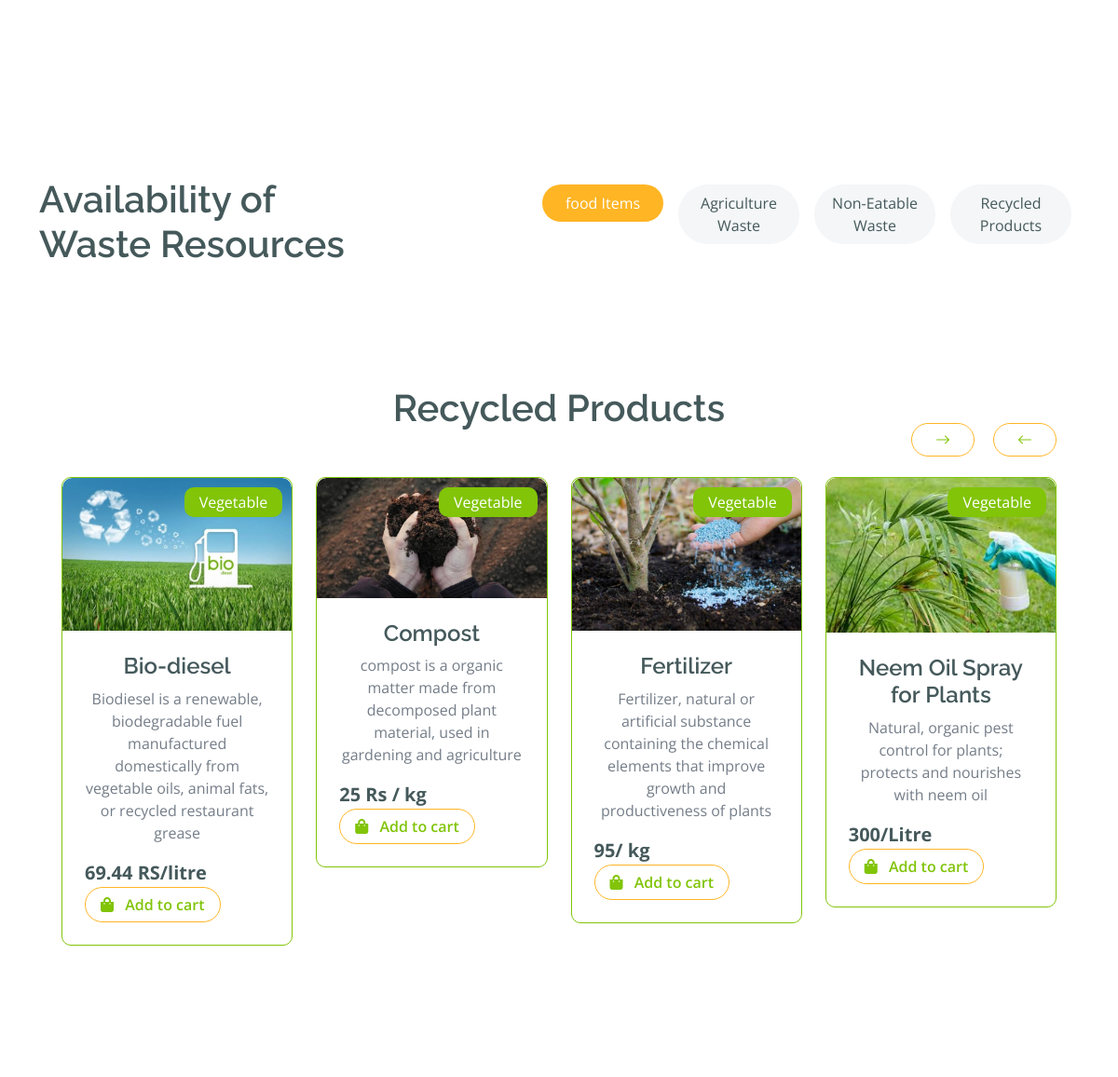
The app's page / (middle part), older data.
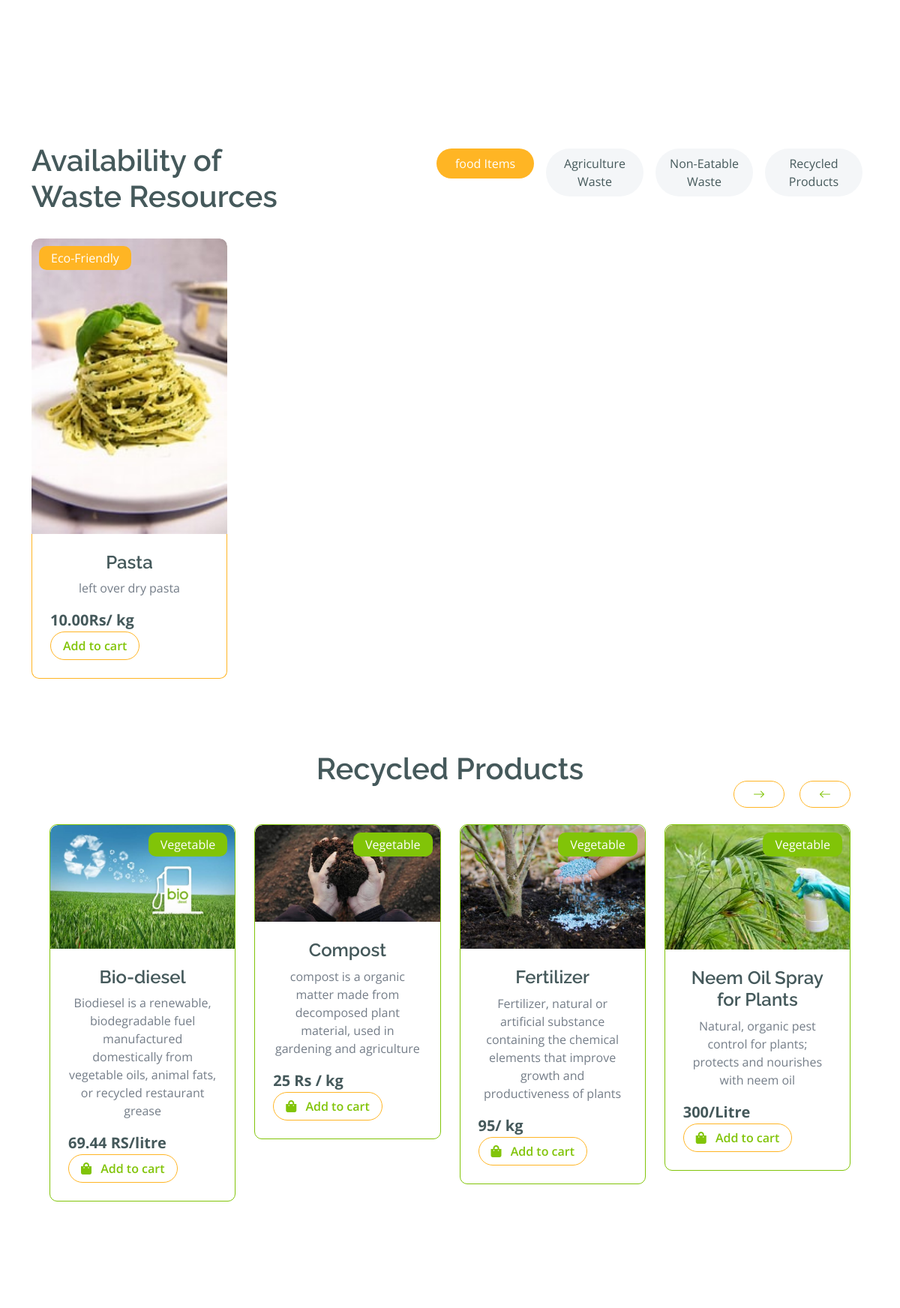
The same page, newer data.
### products/models.py (models this page shows, shortened)
class Category(models.Model):
  Name = models.CharField(max_length=255)

class Product(models.Model):
  Name = models.CharField(max_length=255)
  Description = models.TextField(blank=True)
  Price = models.CharField(max_length=10)
  Category = models.ForeignKey(Category, on_delete=models.CASCADE)
  Image = models.ImageField(upload_to='products/', blank=True)

### products/views.py (the view)
# urls.py: path('', products_views.index, name="index"),
def index(request):
    categories = Category.objects.all()
    products_by_category = {}
    for category in categories:
        products = Product.objects.filter(Category=category)
        products_by_category[category.Name] = products
    context = {
        'categories': categories,
        'products_by_category': products_by_category
    }
    return render(request,'index.html', context)

### templates/index.html (shortened to what this page needs)
{%extends 'base.html'%}
{% load static %}
{% load mathfilters %}
{% load custom_filters %}
{%block content%}
    <div class="container-fluid featurs py-5">
        <div class="container py-5">
        </div>
    </div>
    <div class="container-fluid fruite py-5">
        <div class="container py-5">
            <div class="tab-class text-center">
                <div class="row g-4">
                    <div class="col-lg-4 text-start">
                        <h1>Availability of Waste Resources</h1>
                    </div>
                    <div class="col-lg-8 text-end">
                        <ul class="nav nav-pills d-inline-flex text-center mb-5">
                            {% for i in categories %}
                            <li class="nav-item">
                                <a class="d-flex m-2 py-2 bg-light rounded-pill {% if i.id == 1 %}active{% endif %}" data-bs-toggle="pill"
                                    href="#tab-{{i.id}}">
                                    <span class="text-dark" style="width: 130px;">{{i.Name}} </span>
                                </a>
                            </li>
                            {% endfor%}
                        </ul>
                    </div>
                </div>
    <div class="tab-content">
        {% for category in categories %}
        <div id="tab-{{ category.id }}" class="tab-pane fade show p-0 {% if category.id == 1 %} active {% endif %}">
            <div class="row g-4">
                <div class="col-lg-12">
                    <div class="row g-4">
                        {% for cat_name, products in products_by_category.items %}
                        {% if cat_name == category.Name %}
                            {% for product in products %}
                            <div class="col-md-6 col-lg-4 col-xl-3">
                                <div class="rounded position-relative fruite-item">
                                    <div class="fruite-img">
                                        <img src="{{ product.Image.url }}" class="img-fluid w-100 rounded-top" alt="">
                                    </div>
                                    <div class="text-white bg-secondary px-3 py-1 rounded position-absolute" style="top: 10px; left: 10px;">
                                        Eco-Friendly
                                    </div>
                                    <div class="p-4 border border-secondary border-top-0 rounded-bottom">
                                        <h4>{{ product.Name }}</h4>
                                        <p>{{ product.Description }}</p>
                                        <div class="d-flex justify-content-between flex-lg-wrap">
                                            <p class="text-dark fs-5 fw-bold mb-0">{{ product.Price }}Rs/ kg</p>
                                            <button class="add-to-cart btn border border-secondary rounded-pill px-3 text-primary" class="add-to-cart" data-product-id="{{ product.id }}">
                                                {% comment %} <i class="fa fa-shopping-bag me-2 text-primary"></i>{% endcomment %} Add to cart
                                            </button>
                                        </div>
                                    </div>
                                </div>
                            </div>
                            {% endfor %}
                        {% endif %}
                        {% empty %}
                        No items to display
                        {% endfor %}
                    </div>
                </div>
            </div>
        </div>
        {% endfor %}
    </div>
</body>
</html>
    <div class="container-fluid vesitable py-5">
        <div class="container py-5">
            <h1 class="mb-0">Recycled Products</h1>
            <div class="owl-carousel vegetable-carousel justify-content-center">
                <div class="border border-primary rounded position-relative vesitable-item">
                    <div class="vesitable-img">
                        <img src="{% static 'img/bio.jpg' %}" class="img-fluid w-100 rounded-top" alt="">
                    </div>
                    <div class="text-white bg-primary px-3 py-1 rounded position-absolute"
                        style="top: 10px; right: 10px;">Vegetable</div>
                    <div class="p-4 rounded-bottom">
                        <h4>Bio-diesel</h4>
                        <p>Biodiesel is a renewable, biodegradable fuel manufactured domestically from vegetable oils,
                            animal fats, or recycled restaurant grease</p>
                        <div class="d-flex justify-content-between flex-lg-wrap">
                            <p class="text-dark fs-5 fw-bold mb-0">69.44 RS/litre</p>
                            <a href="#" class="btn border border-secondary rounded-pill px-3 text-primary"><i
                                    class="fa fa-shopping-bag me-2 text-primary"></i> Add to cart</a>
                        </div>
                    </div>
                </div>
                <div class="border border-primary rounded position-relative vesitable-item">
                    <div class="vesitable-img">
                        <img src="{% static 'img/compo.jpg' %}" class="img-fluid w-100 rounded-top" alt="">
                    </div>
                    <div class="text-white bg-primary px-3 py-1 rounded position-absolute"
                        style="top: 10px; right: 10px;">Vegetable</div>
                    <div class="p-4 rounded-bottom">
                        <h4>Compost</h4>
                        <p>compost is a organic matter made from decomposed plant material, used in gardening and
                            agriculture</p>
                        <div class="d-flex justify-content-between flex-lg-wrap">
                            <p class="text-dark fs-5 fw-bold mb-0">25 Rs / kg</p>
                            <a href="#" class="btn border border-secondary rounded-pill px-3 text-primary"><i
                                    class="fa fa-shopping-bag me-2 text-primary"></i> Add to cart</a>
                        </div>
                    </div>
                </div>
                <div class="border border-primary rounded position-relative vesitable-item">
                    <div class="vesitable-img">
                        <img src="{% static 'img/ferti1.jpg' %}" class="img-fluid w-100 rounded-top bg-light" alt="">
                    </div>
                    <div class="text-white bg-primary px-3 py-1 rounded position-absolute"
                        style="top: 10px; right: 10px;">Vegetable</div>
                    <div class="p-4 rounded-bottom">
                        <h4>Fertilizer</h4>
                        <p>Fertilizer, natural or artificial substance containing the chemical elements that improve
                            growth and productiveness of plants</p>
                        <div class="d-flex justify-content-between flex-lg-wrap">
                            <p class="text-dark fs-5 fw-bold mb-0">95/ kg</p>
                            <a href="#" class="btn border border-secondary rounded-pill px-3 text-primary"><i
                                    class="fa fa-shopping-bag me-2 text-primary"></i> Add to cart</a>
                        </div>
                    </div>
                </div>
                <div class="border border-primary rounded position-relative vesitable-item">
                    <div class="vesitable-img">
                        <img src="{% static 'img/recy3.jpg' %}" class="img-fluid w-100 rounded-top" alt="">
                    </div>
                    <div class="text-white bg-primary px-3 py-1 rounded position-absolute"
                        style="top: 10px; right: 10px;">Vegetable</div>
                    <div class="p-4 rounded-bottom">
                        <h4>Neem Oil Spray for Plants</h4>
                        <p>Natural, organic pest control for plants; protects and nourishes with neem oil</p>
                        <div class="d-flex justify-content-between flex-lg-wrap">
                            <p class="text-dark fs-5 fw-bold mb-0">300/Litre</p>
                            <a href="#" class="btn border border-secondary rounded-pill px-3 text-primary"><i
                                    class="fa fa-shopping-bag me-2 text-primary"></i> Add to cart</a>
                        </div>
                    </div>
                </div>
            </div>
        </div>
    </div>
{%endblock%}

### templates/base.html (shortened to what this page needs)
{% load static %}
{% load mathfilters %}
<!DOCTYPE html>
<html lang="en">
<head>
    <link rel="stylesheet" href="https://use.fontawesome.com/releases/v5.15.4/css/all.css" />
    <link href="https://cdn.jsdelivr.net/npm/bootstrap-icons@1.4.1/font/bootstrap-icons.css" rel="stylesheet">
    <link href="{% static 'lib/lightbox/css/lightbox.min.css' %}" rel="stylesheet">
    <link href="{% static 'lib/owlcarousel/assets/owl.carousel.min.css' %}" rel="stylesheet">
    <link href="{% static 'css/bootstrap.min.css' %}" rel="stylesheet">
    <link href="{% static 'css/style.css' %}" rel="stylesheet">
</head>
<body>
    {% block content%}
    {% endblock content %}
</body>
</html>

### ecogift/static/css/style.css (style rules this page uses)
.btn { font-weight: 600; transition: .5s; }
.btn.border-secondary { transition: 0.5s; }
.fruite .tab-class .nav-item a.active { background: var(--bs-secondary) !important; }
.fruite .tab-class .nav-item a.active span { color: var(--bs-white) !important; }
.fruite .fruite-item { height: 100%; transition: 0.5s; }
.fruite .fruite-item .fruite-img { overflow: hidden; transition: 0.5s; border-radius: 10px 10px 0 0; }
.fruite .fruite-item .fruite-img img { transition: 0.5s; }
.vesitable .vesitable-item { height: 100%; transition: 0.5s; }
.vesitable .vesitable-item .vesitable-img { overflow: hidden; transition: 0.5s; border-radius: 10px 10px 0 0; }
.vesitable .vesitable-item .vesitable-img img { transition: 0.5s; }

Row changes from the older to the newer data that the page shows:
added Product: Image (picture), Name "Pasta", Description "left over dry pasta", Price "10.00", shown under Category "food Items"
